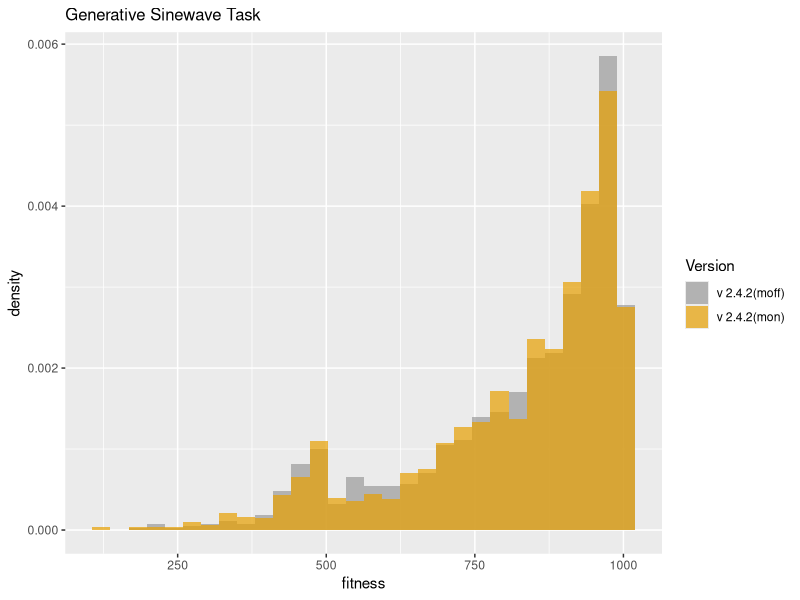
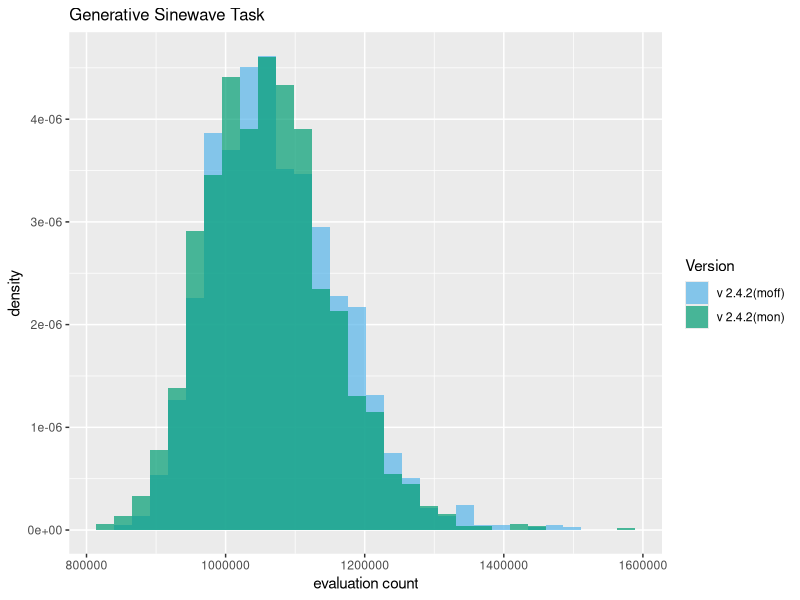

Recreate these plots in R, in order.
library("ggplot2")
setwd("D:/home/websites/sharpneat-web/public/releases/sharpneat-2-4-2")

# A colourblind friendly palette.
cbPalette <- c("#999999", "#E69F00", "#56B4E9", "#009E73", "#F0E442", "#0072B2", "#D55E00", "#CC79A7")
cbPaletteB <- c("#56B4E9", "#009E73", "#F0E442", "#0072B2", "#D55E00", "#CC79A7", "#999999", "#E69F00")

# Load two data frames
dat1 <- read.table("sinewave-samples-v2-4-2-moff.csv", sep=",", head=TRUE)
dat2 <- read.table("sinewave-samples-v2-4-2-mon.csv", sep=",", head=TRUE)

# Combine the two dataframes into one.
# First create a new column in each.
dat1$ver <- 'mof'
dat2$ver <- 'mon'

# and combine into a new data frame.
dat <- rbind(dat1, dat2)

# Plot two overlaid histograms, one for each of the two dataframes
p4 = ggplot(dat, aes(bestfitness, fill = ver )) + 
   geom_histogram(alpha = 0.7, aes(y = ..density..), position = 'identity') +
   scale_fill_manual(values=cbPalette, name='Version', labels=c('v 2.4.2(moff)','v 2.4.2(mon)')) +
   labs(x='fitness') + 
   ggtitle("Generative Sinewave Task") +
   theme(plot.title = element_text(size = 12))

ggsave(filename="sinewave-bestfitness-v242moff-v242mon-hist.png", plot=p4, height=4, width=8, units="in", dpi=100)

# Eval count.
p2 = ggplot(dat, aes(evalcount, fill = ver )) + 
   geom_histogram(alpha = 0.7, aes(y = ..density..), position = 'identity') +
   scale_fill_manual(values=cbPaletteB, name='Version', labels=c('v 2.4.2(moff)','v 2.4.2(mon)')) +
   labs(x='evaluation count') + 
   ggtitle("Generative Sinewave Task") +
   theme(plot.title = element_text(size = 12))

ggsave(filename="sinewave-evalcount-v242moff-v242mon-hist.png", plot=p2, height=4, width=8, units="in", dpi=100)
